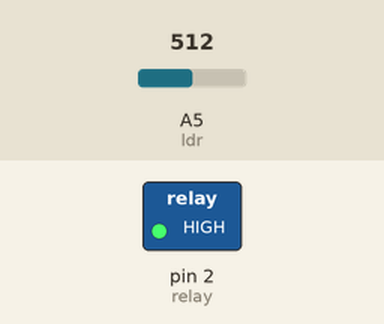
This sketch was run on a simulated Arduino Uno, built with avr-gcc and run on an emulated ATmega328P. Shown: switched loads named in the sketch (green lamp = pin HIGH). Inputs (shaded band) come from the test bench; at power-on: A5 (ldr) = 512.

Above: at 1.2 s.
1.3 s: A5 (ldr) set to 782
2.8 s: A5 (ldr) set to 818
At 3.3 s:
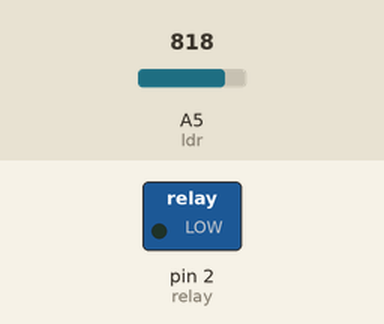
5.8 s: A5 (ldr) set to 790
At 6.9 s:
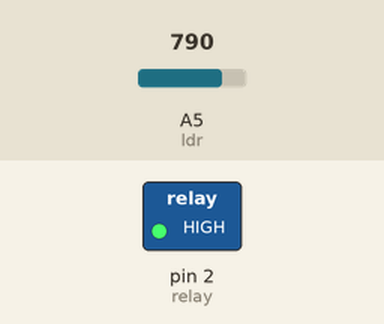
7.3 s: A5 (ldr) set to 810
At 7.8 s:
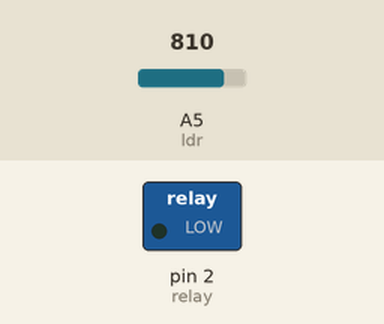
Timing chart, 0 to 10.3 s (numbered marks = the images above; inputs shaded):
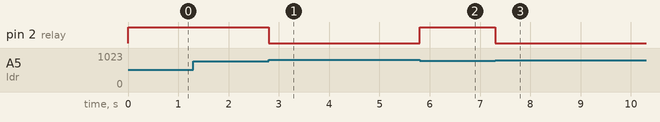

The sketch:

LDR_Relay.ino
```cpp
#define ldr 5
#define relay 2

void setup() {
  pinMode(relay, OUTPUT);
}

void loop() {
  int ldrVal = analogRead(ldr);
  if(ldrVal > 800){
    digitalWrite(relay, LOW);
    delay(100);
    }
  digitalWrite(relay, HIGH);
}
```

Measured:
- the behaviour switches between 800 and 801 on A5 (ldr) (found by bisection; images 0 and 1)
- after the input at 1.3 s, every drawn part: stays the same
- after the input at 2.8 s, pin 2 (relay): HIGH → LOW at once
- after the input at 5.8 s, pin 2 (relay): LOW → HIGH at once
- after the input at 7.3 s, pin 2 (relay): HIGH → LOW at once
